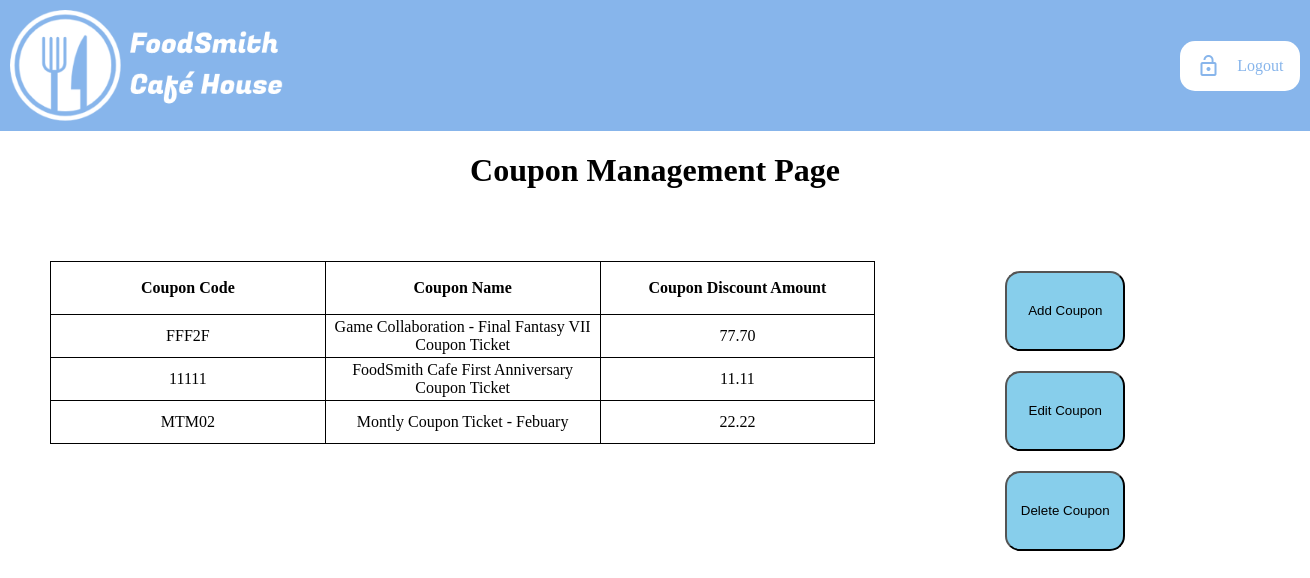
Page /coupon/index.php on the committed database.
### tables this page shows
CREATE TABLE `coupon` (
  `couponID` int(11) NOT NULL,
  `couponCode` varchar(10) NOT NULL,
  `couponName` text NOT NULL,
  `couponAmount` float NOT NULL
);

### coupon/index.php (the view, shortened to what this page needs)
<!DOCTYPE html>
<html lang="en">
<head>
	<link rel="stylesheet" href="couponStyle.css">
<?php
	include ("../template/header.php");
?>
	<h1>Coupon Management Page</h1>
	<article>
		<div class="table-group">
	<?php
		$host = "127.0.0.1";
		$username = "root";
		$password = "";
		$database = "foodsmith";
		$conn = new mysqli($host, $username, $password, $database);
		$couponQuery = "SELECT * FROM coupon";
		$couponResult = $conn->query($couponQuery);
		echo "<table class='theTables'><tr><th>Coupon Code</th><th>Coupon Name</th><th>Coupon Discount Amount</th></tr>";
		if ($couponResult->num_rows > 0)
		{
			while ($couponRow = $couponResult->fetch_assoc())
			{
				echo "<tr class='list-items'><td>" . $couponRow["couponCode"] . "</td><td>" . $couponRow["couponName"] . "</td><td>" . number_format($couponRow["couponAmount"], 2) . "</td></tr>";
			}
		}
		else
		{
			echo "0 results";
		}
		echo "</table>";
	?>
		</div>
		<div class='coupon-buttons-group'>
			<button class='coupon-buttons' onclick="test()">
				<p>Add Coupon</p>
			</button>
			<button class='coupon-buttons'>
				<p>Edit Coupon</p>
			</button>
			<button class='coupon-buttons'>
				<p>Delete Coupon</p>
			</button>
		</div>
	</article>
</body>
</html>

### coupon/couponStyle.css (style rules this page uses)
body { padding: 0; margin: 0; background-color: white; }
article { padding: 50px; width: 100%; display: flex; flex-direction: row; }
h1 { text-align: center; }
.table-group { width: 70%; }
.table-group table { width: 90%; table-layout: fixed; text-align: center; }
.table-group table, .table-group th, .table-group td { border: 1px solid black; border-collapse: collapse; }
.table-group th { height: 50px; }
.table-group td { height: 40px; }
.coupon-buttons-group { width: 15%; display: flex; flex-direction: column; align-items: center; }
.coupon-buttons { height: 80px; width: 120px; background-color: #87ceeb; margin: 10px; border-radius: 15px; text-align: center; display: flex; justify-content: space-evenly; align-items: center; }

### rows in the picture
coupon: couponCode "FFF2F", couponName "Game Collaboration - Final Fantasy VII Coupon Ticket", couponAmount "77.70"
coupon: couponCode "11111", couponName "FoodSmith Cafe First Anniversary Coupon Ticket", couponAmount "11.11"
coupon: couponCode "MTM02", couponName "Montly Coupon Ticket - Febuary", couponAmount "22.22"
